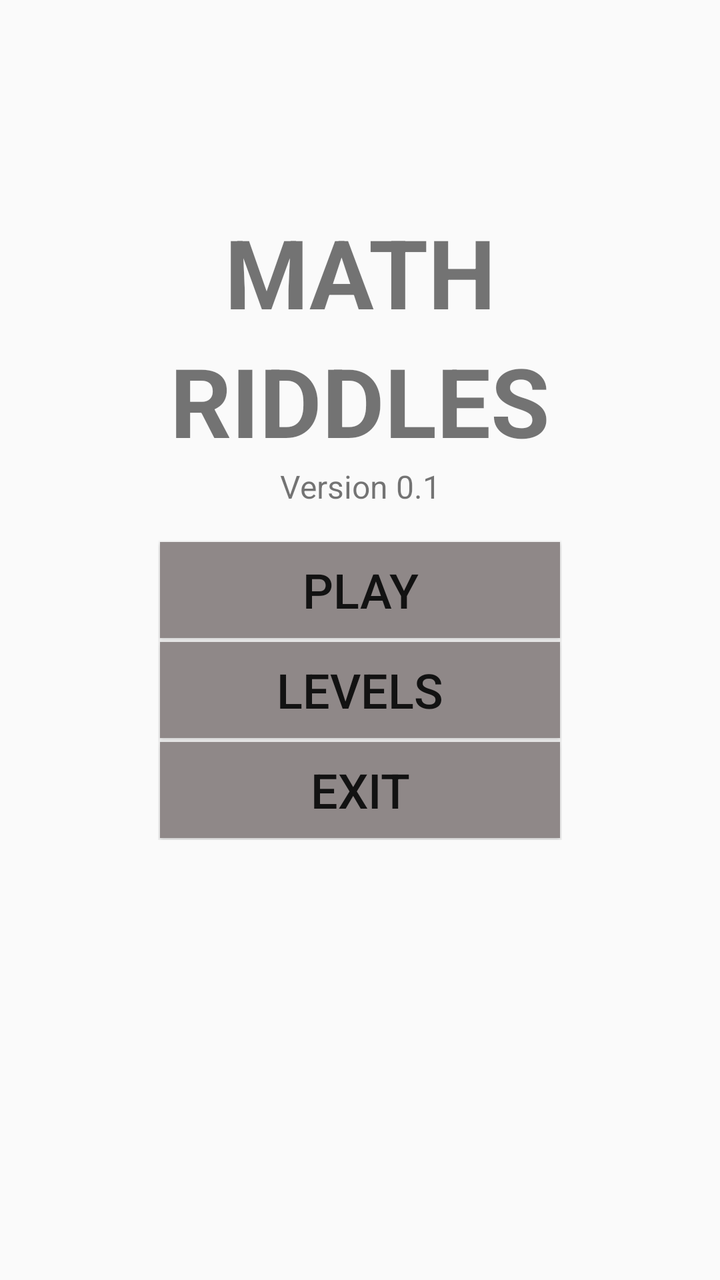
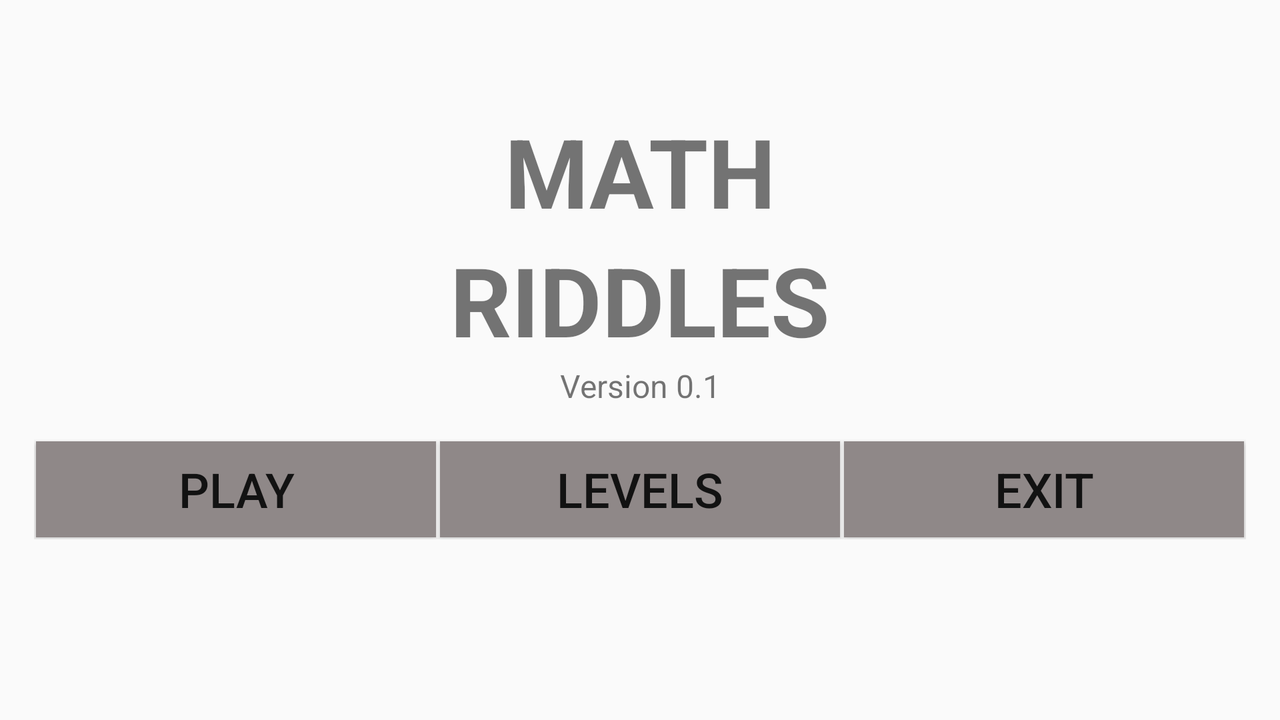

One screen, two layout resources from the same app: the default and the repository's alternative for another configuration. Each is rendered where Android would select it; the XML of both is given below.
<!-- AndroidManifest.xml: activity theme Theme.AppCompat.Light.NoActionBar -->
<!-- res/layout/activity_main.xml -->
<?xml version="1.0" encoding="utf-8"?>
<androidx.constraintlayout.widget.ConstraintLayout xmlns:android="http://schemas.android.com/apk/res/android"
    xmlns:app="http://schemas.android.com/apk/res-auto"
    xmlns:tools="http://schemas.android.com/tools"
    android:layout_width="match_parent"
    android:layout_height="match_parent"
    tools:context=".MainActivity">

    <TextView
        android:id="@+id/headerMath"
        android:layout_width="wrap_content"
        android:layout_height="wrap_content"
        android:text="@string/topHeader"
        android:textAllCaps="true"
        android:textSize="48sp"
        android:textStyle="bold"
        app:layout_constraintBottom_toBottomOf="parent"
        app:layout_constraintLeft_toLeftOf="parent"
        app:layout_constraintRight_toRightOf="parent"
        app:layout_constraintTop_toTopOf="parent"
        app:layout_constraintVertical_bias=".18" />

    <TextView
        android:id="@+id/headerRiddles"
        android:layout_width="wrap_content"
        android:layout_height="wrap_content"
        android:text="@string/secondHeader"
        android:textAllCaps="true"
        android:textSize="48sp"
        android:textStyle="bold"
        app:layout_constraintLeft_toLeftOf="parent"
        app:layout_constraintRight_toRightOf="parent"
        app:layout_constraintTop_toBottomOf="@id/headerMath" />

    <TextView
        android:id="@+id/subHeaderVersion"
        android:layout_width="wrap_content"
        android:layout_height="wrap_content"
        android:text="@string/versionNumber"
        android:textSize="16sp"
        app:layout_constraintLeft_toLeftOf="parent"
        app:layout_constraintRight_toRightOf="parent"
        app:layout_constraintTop_toBottomOf="@id/headerRiddles" />

    <LinearLayout
        android:layout_width="wrap_content"
        android:layout_height="wrap_content"
        android:layout_marginTop="16dp"
        android:orientation="vertical"
        app:layout_constraintLeft_toLeftOf="parent"
        app:layout_constraintRight_toRightOf="parent"
        app:layout_constraintTop_toBottomOf="@id/subHeaderVersion">

        <Button
            android:id="@+id/playButton"
            android:layout_width="200dp"
            android:layout_height="wrap_content"
            android:background="#8F8888"
            android:text="@string/playButton"
            android:layout_margin="1dp"
            android:textSize="24sp" />

        <Button
            android:id="@+id/levelsButton"
            android:layout_width="200dp"
            android:layout_height="wrap_content"
            android:layout_margin="1dp"
            android:background="#8F8888"
            android:text="@string/levelsButton"
            android:textSize="24sp" />

        <Button
            android:id="@+id/exitButton"
            android:layout_width="200dp"
            android:layout_height="wrap_content"
            android:layout_margin="1dp"
            android:background="#8F8888"
            android:text="@string/exitButton"
            android:textSize="24sp" />


    </LinearLayout>

</androidx.constraintlayout.widget.ConstraintLayout>
<!-- resources referenced by this layout -->
<resources>
  <string name="exitButton">Exit</string>
  <string name="levelsButton">Levels</string>
  <string name="playButton">Play</string>
  <string name="secondHeader">Riddles</string>
  <string name="topHeader">Math</string>
  <string name="versionNumber">Version 0.1</string>
</resources>
<!-- res/layout-land/activity_main.xml (the repository's variant of the layout above) -->
<!-- drawn on the phone turned sideways -->
<?xml version="1.0" encoding="utf-8"?>
<androidx.constraintlayout.widget.ConstraintLayout xmlns:android="http://schemas.android.com/apk/res/android"
    xmlns:app="http://schemas.android.com/apk/res-auto"
    xmlns:tools="http://schemas.android.com/tools"
    android:layout_width="match_parent"
    android:layout_height="match_parent"
    tools:context=".MainActivity">

    <TextView
        android:id="@+id/headerMath"
        android:layout_width="wrap_content"
        android:layout_height="wrap_content"
        android:text="@string/topHeader"
        android:textAllCaps="true"
        android:textSize="48sp"
        android:textStyle="bold"
        app:layout_constraintBottom_toBottomOf="parent"
        app:layout_constraintLeft_toLeftOf="parent"
        app:layout_constraintRight_toRightOf="parent"
        app:layout_constraintTop_toTopOf="parent"
        app:layout_constraintVertical_bias=".18" />

    <TextView
        android:id="@+id/headerRiddles"
        android:layout_width="wrap_content"
        android:layout_height="wrap_content"
        android:text="@string/secondHeader"
        android:textAllCaps="true"
        android:textSize="48sp"
        android:textStyle="bold"
        app:layout_constraintLeft_toLeftOf="parent"
        app:layout_constraintRight_toRightOf="parent"
        app:layout_constraintTop_toBottomOf="@id/headerMath" />

    <TextView
        android:id="@+id/subHeaderVersion"
        android:layout_width="wrap_content"
        android:layout_height="wrap_content"
        android:text="@string/versionNumber"
        android:textSize="16sp"
        app:layout_constraintLeft_toLeftOf="parent"
        app:layout_constraintRight_toRightOf="parent"
        app:layout_constraintTop_toBottomOf="@id/headerRiddles" />

    <LinearLayout
        android:layout_width="wrap_content"
        android:layout_height="wrap_content"
        android:layout_marginTop="16dp"
        android:orientation="horizontal"
        app:layout_constraintLeft_toLeftOf="parent"
        app:layout_constraintRight_toRightOf="parent"
        app:layout_constraintTop_toBottomOf="@id/subHeaderVersion">

        <Button
            android:id="@+id/playButton"
            android:layout_width="200dp"
            android:layout_height="wrap_content"
            android:background="#8F8888"
            android:text="@string/playButton"
            android:layout_margin="1dp"
            android:textSize="24sp" />

        <Button
            android:id="@+id/levelsButton"
            android:layout_width="200dp"
            android:layout_height="wrap_content"
            android:layout_margin="1dp"
            android:background="#8F8888"
            android:text="@string/levelsButton"
            android:textSize="24sp" />

        <Button
            android:id="@+id/exitButton"
            android:layout_width="200dp"
            android:layout_height="wrap_content"
            android:layout_margin="1dp"
            android:background="#8F8888"
            android:text="@string/exitButton"
            android:textSize="24sp" />


    </LinearLayout>

</androidx.constraintlayout.widget.ConstraintLayout>
